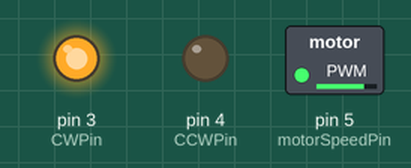
Recording of a sketch running on a simulated Arduino Uno, built with avr-gcc and run on an emulated ATmega328P. Parts: switched loads named in the sketch (green lamp = pin HIGH), output pins drawn as LEDs (lit = HIGH).

Above: at 0.1 s.
Timing chart, 0 to 1.6 s (numbered marks = the images above):
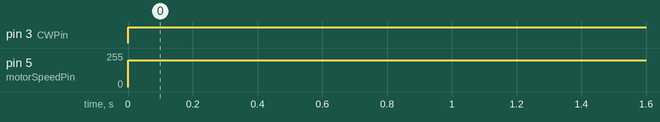

The sketch:

motor.ino
```cpp
int CWPin = 3;
int CCWPin = 4;
int motorSpeedPin = 5;
//Clockwise
void setup() {
pinMode(CWPin, OUTPUT); pinMode(CCWPin, OUTPUT); pinMode(motorSpeedPin, OUTPUT);
}
void loop() {
digitalWrite(CWPin, HIGH); digitalWrite(CCWPin, LOW); analogWrite(motorSpeedPin, 200);
}
```

sunpointing.ino
```cpp
void LP_MODE() {

}
```

Measured:
- by itself, pin 3 (CWPin): LOW → HIGH at 0.00 s
- by itself, pin 5 (motorSpeedPin): 0/255 → 200/255 at 0.00 s
